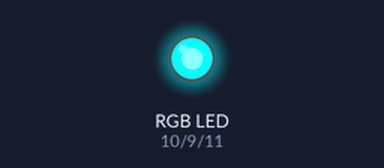
Simulated run of this sketch. Board: Arduino Uno, built with avr-gcc and run on an emulated ATmega328P. On the bench: an RGB LED mixed from three pins (HIGH = lit).

Above: at 0.05 s.
At 0.65 s:
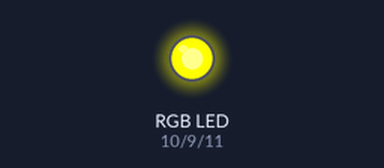
At 1.45 s:
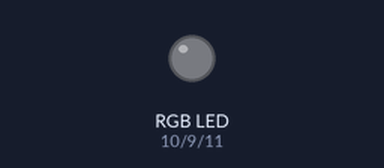
At 2.45 s:
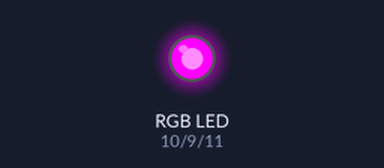
At 3.55 s:
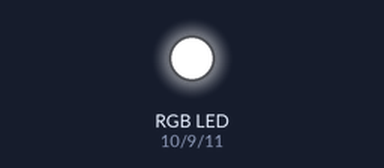
Timing chart, 0 to 3.9 s (numbered marks = the images above):
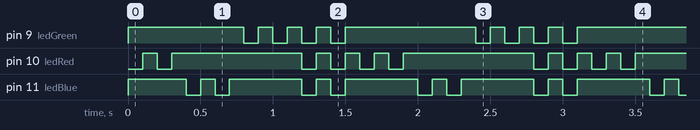

Measured:
- by itself, pin 9 (ledGreen): repeats every 1.6 s: 3 × (LOW 0.10 s, HIGH 0.10 s), LOW 0.10 s, HIGH 0.90 s
- by itself, pin 10 (ledRed): repeats every 1.6 s: LOW 0.10 s, HIGH 0.90 s, 3 × (LOW 0.10 s, HIGH 0.10 s)
- by itself, pin 11 (ledBlue): repeats every 0.80 s: LOW 0.10 s, HIGH 0.10 s, LOW 0.10 s, HIGH 0.50 s

The sketch:

rgb_con_ritmo_ino.ino
```cpp
int ledRed = 10;
int ledGreen = 9;
int ledBlue = 11;


void setup()  {
  // nothing happens in setup
}

void music1(){
  int off = 255;
  int on = 0;
  int entre = 150;

  analogWrite(ledGreen, off);
  analogWrite(ledBlue, off);
  analogWrite(ledRed, on);

  delay(entre);

  analogWrite(ledGreen, off);
  analogWrite(ledBlue, on);
  analogWrite(ledRed, off);

  delay(entre);

  analogWrite(ledGreen, on);
  analogWrite(ledBlue, off);
  analogWrite(ledRed, off);

  delay(entre);

  for(int i= 0 ; i<3 ; i++){
  analogWrite(ledGreen, on);
  analogWrite(ledBlue, on);
  analogWrite(ledRed, on);
      delay(entre);
  analogWrite(ledGreen, off);
  analogWrite(ledBlue, off);
  analogWrite(ledRed, off);
  delay(entre);
  }
}


void music2(){
  int off = 255;
  int on = 0;
  int entre = 100;
  int rep = 2;

  for(int i= 0 ; i<rep ; i++){
    analogWrite(ledGreen, off);
    analogWrite(ledBlue, off);
    analogWrite(ledRed, on);
    delay(entre);
    analogWrite(ledGreen, off);
    analogWrite(ledBlue, off);
    analogWrite(ledRed, off);
    delay(entre);
  }


  for(int i= 0 ; i<rep ; i++){
    analogWrite(ledGreen, off);
    analogWrite(ledBlue, on);
    analogWrite(ledRed, off);
    delay(entre);
    analogWrite(ledGreen, off);
    analogWrite(ledBlue, off);
    analogWrite(ledRed, off);
    delay(entre);
  }

  for(int i= 0 ; i<rep ; i++){
    analogWrite(ledGreen, on);
    analogWrite(ledBlue, off);
    analogWrite(ledRed, off);
    delay(entre);
    analogWrite(ledGreen, off);
    analogWrite(ledBlue, off);
    analogWrite(ledRed, off);
    delay(entre);
  }

  for(int i= 0 ; i<rep ; i++){
    analogWrite(ledGreen, on);
    analogWrite(ledBlue, on);
    analogWrite(ledRed, on);
    delay(entre);
    analogWrite(ledGreen, off);
    analogWrite(ledBlue, off);
    analogWrite(ledRed, off);
    delay(entre);
  }


}


void loop()  {
  music2();
}
```
